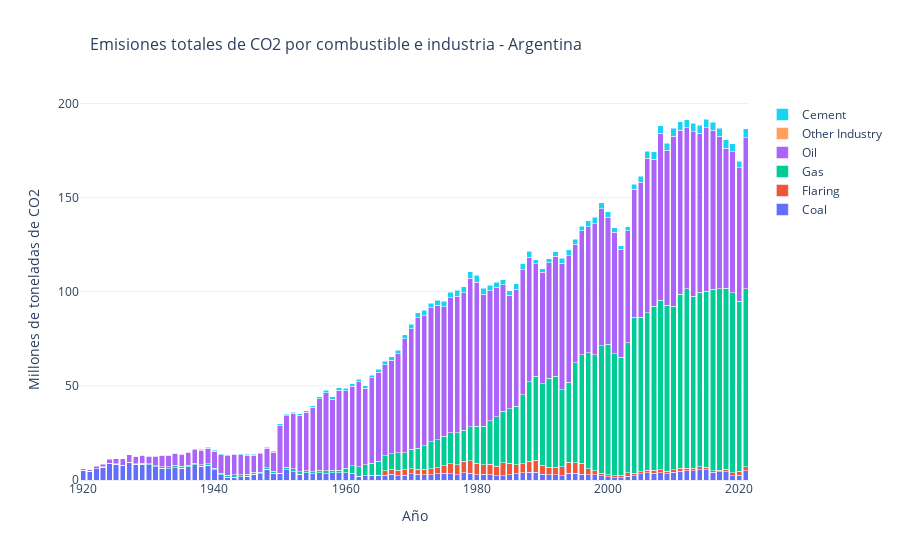

Notebook source saved alongside this figure:
### Markdown cell above
**Que fuente de energia fue la de mayor dinamica?**

Hasta el año 2000, las emisiones de dióxido de carbono (CO2) estaban principalmente relacionadas con el uso del petróleo como combustible. A partir de ese año, se observa un cambio significativo en la tendencia, donde el gas comienza a superar al petróleo como el principal combustible en términos de emisiones, año tras año. Este cambio está directamente relacionado con la consolidación del gas como el componente principal de nuestra matriz energética a lo largo del tiempo. Este cambio en la composición de la matriz energética refleja una transición hacia fuentes de energía más limpias y menos intensivas en carbono.

### Code cell
import plotly.graph_objects as go

fig = go.Figure(data=[
    go.Bar(name='Coal', x=grafico3['year'], y=grafico3['coal_co2']),
    go.Bar(name='Flaring', x=grafico3['year'], y=grafico3['flaring_co2']),
    go.Bar(name='Gas', x=grafico3['year'], y=grafico3['gas_co2']),
    go.Bar(name='Oil', x=grafico3['year'], y=grafico3['oil_co2']),
    go.Bar(name='Other Industry', x=grafico3['year'], y=grafico3['other_industry_co2']),
    go.Bar(name='Cement', x=grafico3['year'], y=grafico3['cement_co2'])
])

fig.update_layout(
    barmode='stack',
    title={
        'text': 'Emisiones totales de CO2 por combustible e industria - Argentina',
        'x': 0.1,  # Alineado a la derecha
        'font': {'size': 16}  # Tamaño del título
    },
    xaxis_title='Año',
    yaxis_title='Millones de toneladas de CO2',
    template='plotly_white'  # Tema blanco
)

fig.update_traces(hovertemplate='%{y:.2f} Millones de toneladas de CO2<br>%{x}<extra></extra>')

fig.show()
